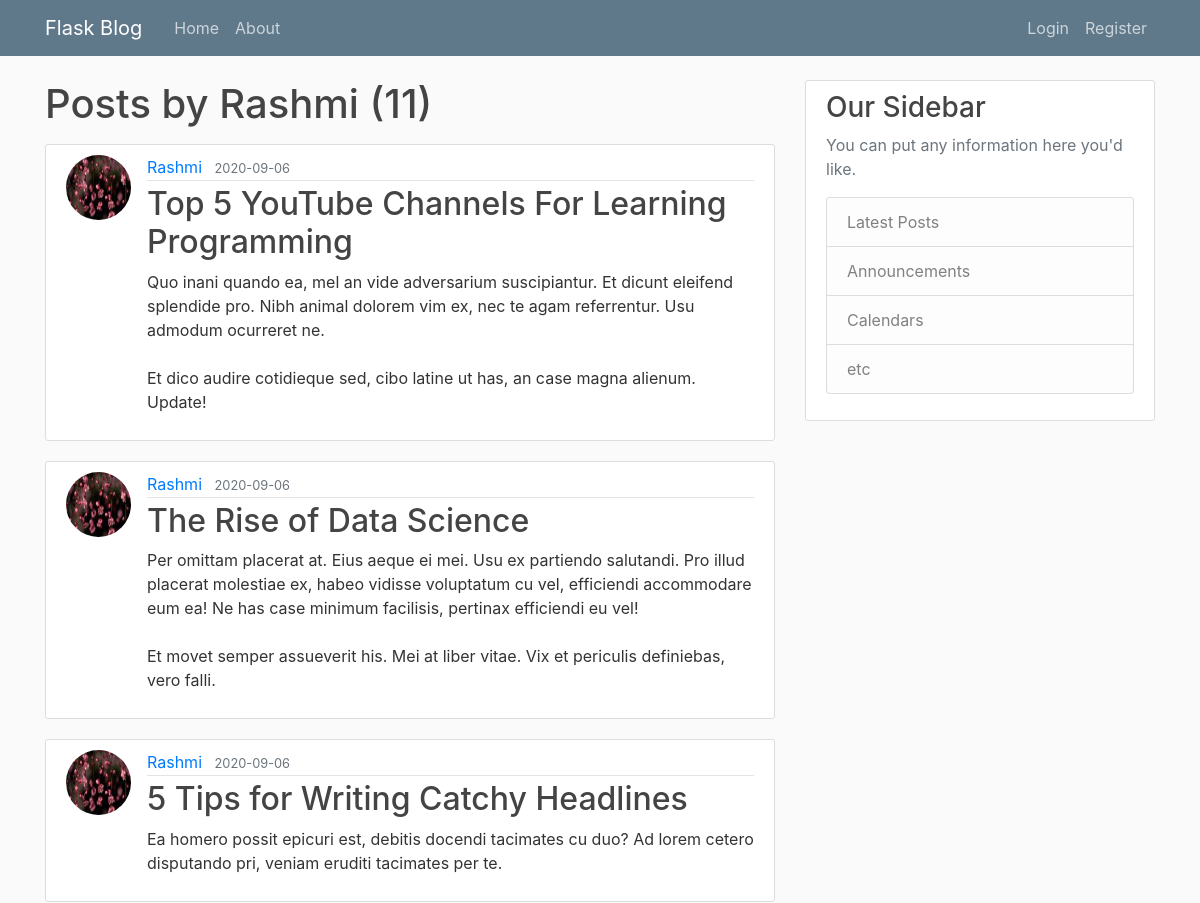
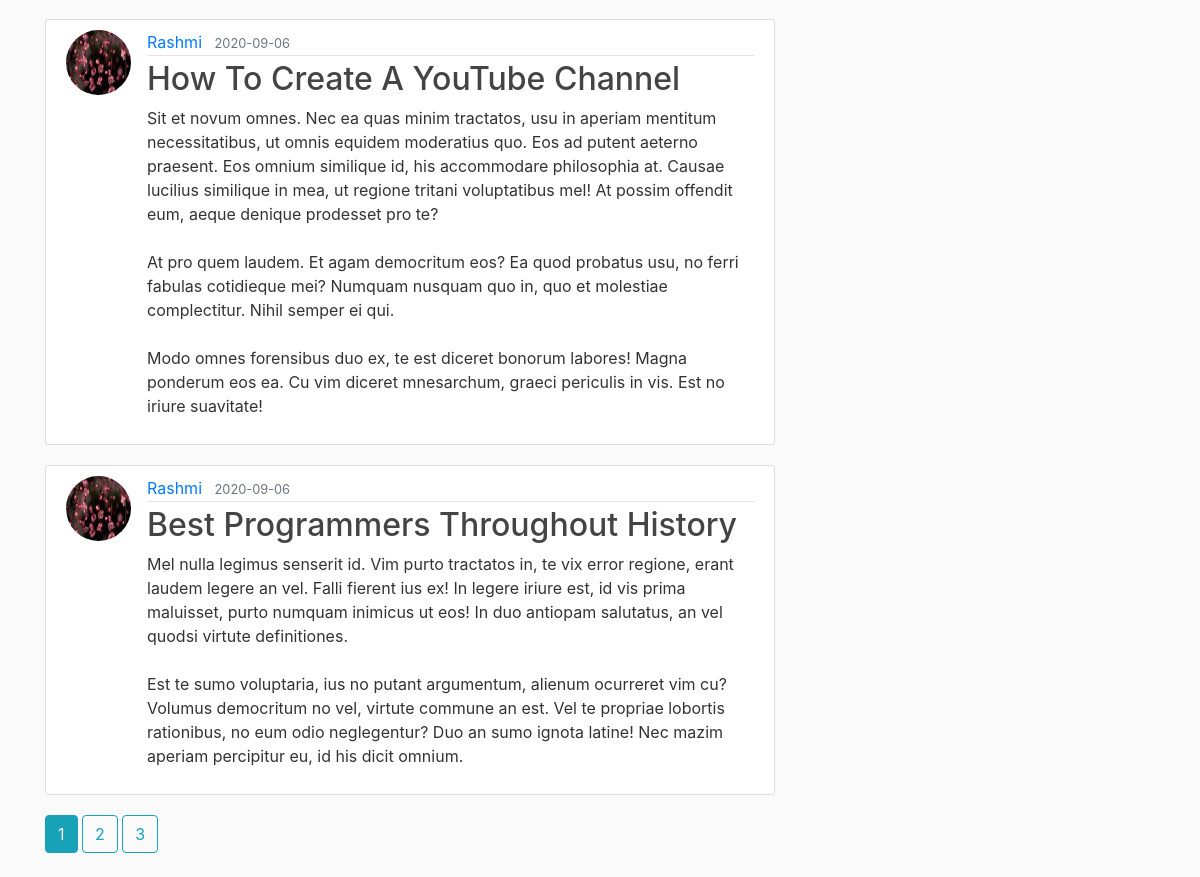
The page /user/Rashmi on the database its author committed (2 pictures, top to bottom).
### flaskblog/models.py (models this page shows, shortened)
class User(db.Model,UserMixin):
    id = db.Column(db.Integer,primary_key = True)
    username = db.Column(db.String(20), unique=True, nullable=False)
    email = db.Column(db.String(120), unique=True, nullable=False)
    image_file = db.Column(db.String(20), nullable=False, default='default.jpg') #will use a hashing technique that converts the image uri to a 20 characters long string
    password = db.Column(db.String(60),nullable=False) #will use a hashing technique that converts the password to a 60 characters long string
    posts = db.relationship('Post', backref='author',lazy=True)

class Post(db.Model):
    id = db.Column(db.Integer, primary_key=True)
    title = db.Column(db.String(100), nullable=False)
    date_posted = db.Column(db.DateTime, nullable=False, default=datetime.utcnow)
    content = db.Column(db.Text, nullable=False)
    user_id = db.Column(db.Integer, db.ForeignKey('user.id'), nullable=False)

### flaskblog/users/routes.py (the view)
@users.route("/user/<string:username>")
def user_posts(username):
    page = request.args.get('page', 1, type = int)
    user = User.query.filter_by(username = username).first_or_404()
    posts = Post.query.filter_by(author = user)\
            .order_by(Post.date_posted.desc())\
            .paginate(page = page, per_page = 5) #creating a pagination object
    return render_template("user_posts.html", posts = posts, user= user)

### flaskblog/templates/user_posts.html
{% extends "layout.html" %}
{% block content %}
    <h1 class = "mb-3">Posts by {{user.username}} ({{posts.total}})</h1>
    {% for post in posts.items %}
        <article class="media content-section">
            <img class = "rounded-circle article-img" src = "{{url_for('static', filename='user_profile_pics/' + post.author.image_file)}}">
            <div class="media-body">
                <div class="article-metadata">
                    <a class="mr-2" href="{{url_for('users.user_posts', username = post.author.username)}}">{{ post.author.username }}</a>
                    <small class="text-muted">{{ post.date_posted.strftime('%Y-%m-%d') }}</small>
                </div>
                <h2><a class="article-title" href="{{url_for('posts.display_post', post_id=post.id)}}">{{ post.title }}</a></h2>
                <p class="article-content">{{ post.content }}</p>
            </div>
        </article>
    {% endfor %}
    {% for page_num in posts.iter_pages(left_edge = 1, right_edge = 1, left_current = 1, right_current = 2) %}
        {% if page_num %}
            {% if posts.page==page_num %}
                <a class = "btn btn-info mb-4" href="{{url_for('users.user_posts', username = user.username, page = page_num)}}">{{page_num}}</a>
            {%else%}
            <a class = "btn btn-outline-info mb-4" href="{{url_for('users.user_posts', username = user.username, page = page_num)}}">{{page_num}}</a>
            {%endif%}
        {% else %}
            ...
        {% endif %}
    {% endfor %}
{% endblock content %}

### flaskblog/static/main.css (style rules this page uses)
body { background: #fafafa; color: #333333; margin-top: 5rem; }
h1, h2, h3, h4, h5, h6 { color: #444444; }
.content-section { background: #ffffff; padding: 10px 20px; border: 1px solid #dddddd; border-radius: 3px; margin-bottom: 20px; }
.article-title { color: #444444; }
.article-content { white-space: pre-line; }
.article-img { height: 65px; width: 65px; margin-right: 16px; }
.article-metadata { padding-bottom: 1px; margin-bottom: 4px; border-bottom: 1px solid #e3e3e3 }

### rows shown on the page
User: username "Rashmi"
Post: image_file (picture), author.username "Rashmi", date_posted "2020-09-06", title "Top 5 YouTube Channels For Learning Programming", content "Quo inani quando ea, mel an vide adversarium suscipiantur. Et dicunt eleifend splendide pro. Nibh animal dolorem vim ex, nec te agam referrentur. Usu admodum ocurreret ne. Et dico audire cotidieque sed, cibo latine ut has, an case magna alienum. Update!"
Post: image_file (picture), author.username "Rashmi", date_posted "2020-09-06", title "The Rise of Data Science", content "Per omittam placerat at. Eius aeque ei mei. Usu ex partiendo salutandi. Pro illud placerat molestiae ex, habeo vidisse voluptatum cu vel, efficiendi accommodare eum ea! Ne has case minimum facilisis, pertinax efficiendi eu vel! Et movet semper assueverit his. Mei at liber vitae. Vix et periculis definiebas, vero falli."
Post: image_file (picture), author.username "Rashmi", date_posted "2020-09-06", title "5 Tips for Writing Catchy Headlines", content "Ea homero possit epicuri est, debitis docendi tacimates cu duo? Ad lorem cetero disputando pri, veniam eruditi tacimates per te."
Post: image_file (picture), author.username "Rashmi", date_posted "2020-09-06", title "How To Create A YouTube Channel", content "Sit et novum omnes. Nec ea quas minim tractatos, usu in aperiam mentitum necessitatibus, ut omnis equidem moderatius quo. Eos ad putent aeterno praesent. Eos omnium similique id, his accommodare philosophia at. Causae lucilius similique in mea, ut regione tritani voluptatibus mel! At possim offendit eum, aeque denique prodesset pro te? At pro quem laudem. Et agam democritum eos? Ea quod probatus usu, no ferri fabulas cotidieque mei? Numquam nusquam quo in, quo et molestiae complectitur. Nihil semper ei qui. Modo omnes forensibus duo ex, te est diceret bonorum labores! Magna ponderum eos ea. Cu vim diceret mnesarchum, graeci periculis in vis. Est no iriure suavitate!"
Post: image_file (picture), author.username "Rashmi", date_posted "2020-09-06", title "Best Programmers Throughout History", content "Mel nulla legimus senserit id. Vim purto tractatos in, te vix error regione, erant laudem legere an vel. Falli fierent ius ex! In legere iriure est, id vis prima maluisset, purto numquam inimicus ut eos! In duo antiopam salutatus, an vel quodsi virtute definitiones. Est te sumo voluptaria, ius no putant argumentum, alienum ocurreret vim cu? Volumus democritum no vel, virtute commune an est. Vel te propriae lobortis rationibus, no eum odio neglegentur? Duo an sumo ignota latine! Nec mazim aperiam percipitur eu, id his dicit omnium."

### other values the page prints
{{ posts.total }} "11"
{{ page_num }} "1"
{{ page_num }} "2" "3"
